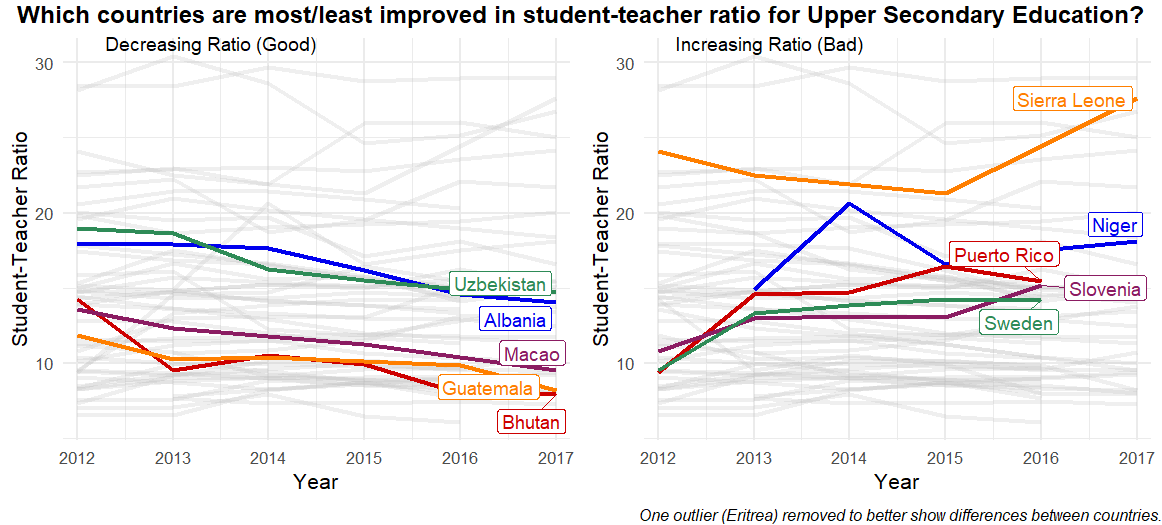

Recreate this plot in R.
library(tidyverse)
library(broom)
library(lme4)
library(gghighlight)

class_size <- read_csv("https://raw.githubusercontent.com/rfordatascience/tidytuesday/master/data/2019/2019-05-07/student_teacher_ratio.csv") %>%
  filter(str_detect(country_code, "[:alpha:]"),
         !indicator %in% c("Post-Secondary Non-Tertiary Education", "Tertiary Education")) %>%
  select(-edulit_ind, -flag_codes, -flags, -country_code) %>%
  mutate(country = ifelse(country == "China, Macao Special Administrative Region", "Macao", country))

class_size_diff <- class_size %>%
  filter(indicator == "Upper Secondary Education",
         year <= 2017) %>%
  select(-indicator) %>%
  group_by(country) %>%
  filter(year == min(year) | year == max(year)) %>%
  group_by(country) %>%
  mutate(diff = student_ratio - lag(student_ratio)) %>%
  select(-year, -student_ratio) %>%
  na.omit(.)
  
class_size_plot <- class_size %>%
  filter(indicator == "Upper Secondary Education",
         year <= 2017,
         student_ratio < 40) %>%
  left_join(class_size_diff) %>%
  group_by(country) %>%
  mutate(n = n()) %>%
  ungroup() %>%
  filter(n > 4)

hi <- class_size_plot %>%
  ggplot() +
  geom_line(aes(x = year, y = student_ratio, color = country, group = country), size = 1.5) +
  gghighlight(max(-diff), max_highlight = 5L, unhighlighted_colour = ggplot2::alpha("grey", 0.25),
              label_params = list(size = 5)) +
  scale_x_continuous(expand = c(0, 0.15)) +
  scale_color_manual(values = c("#0000EE", "#CD0000", "#FF7F00", "#8B1C62", "#2E8B57")) +
  labs(y = "Student-Teacher Ratio",
       x = "Year") +
  theme_minimal(base_size = 16)

lo <- class_size_plot %>%
  ggplot() +
  geom_line(aes(x = year, y = student_ratio, color = country, group = country), size = 1.5) +
  gghighlight(max(diff), max_highlight = 5L, unhighlighted_colour = ggplot2::alpha("grey", 0.25),
              label_params = list(size = 5)) +
  scale_x_continuous(expand = c(0, 0.15)) +
  scale_color_manual(values = c("#0000EE", "#CD0000", "#FF7F00", "#8B1C62", "#2E8B57")) +
  labs(y = "Student-Teacher Ratio",
       x = "Year") +
  theme_minimal(base_size = 16)

library(ggpubr)

figure <- ggarrange(hi, lo,
          labels = c("Decreasing Ratio (Good)", "Increasing Ratio (Bad)"),
          font.label = list(size = 14, face = "plain"),
          nrow = 1, ncol = 2)

annotate_figure(figure,
                top = text_grob(label = "Which countries are most/least improved in student-teacher ratio for Upper Secondary Education?", size = 18, face = "bold"),
                bottom = text_grob(label = "One outlier (Eritrea) removed to better show differences between countries.",
                                   hjust = 1, x = 1, face = "italic"))
